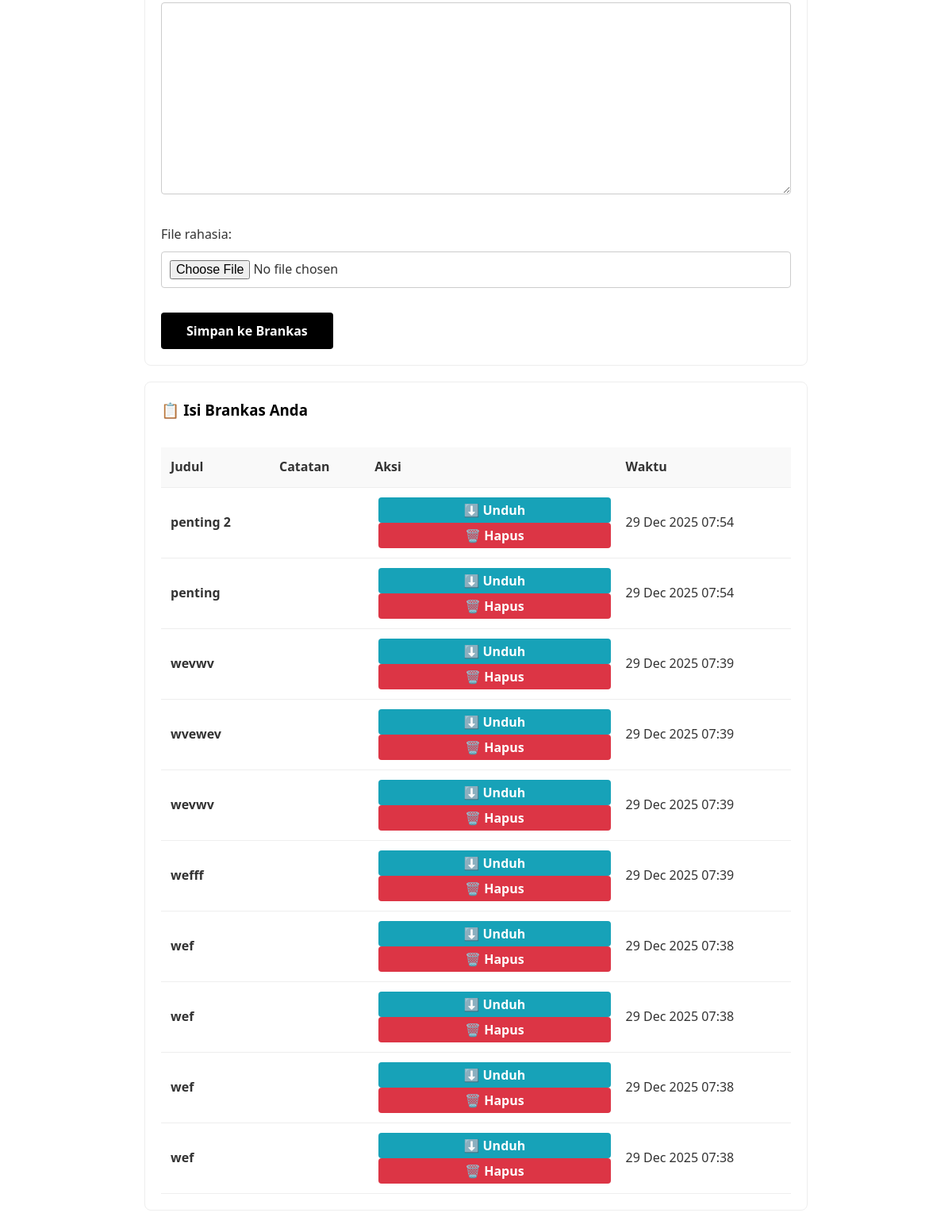
Before: /dashboard/ (signed in, lower part) with the older database file.
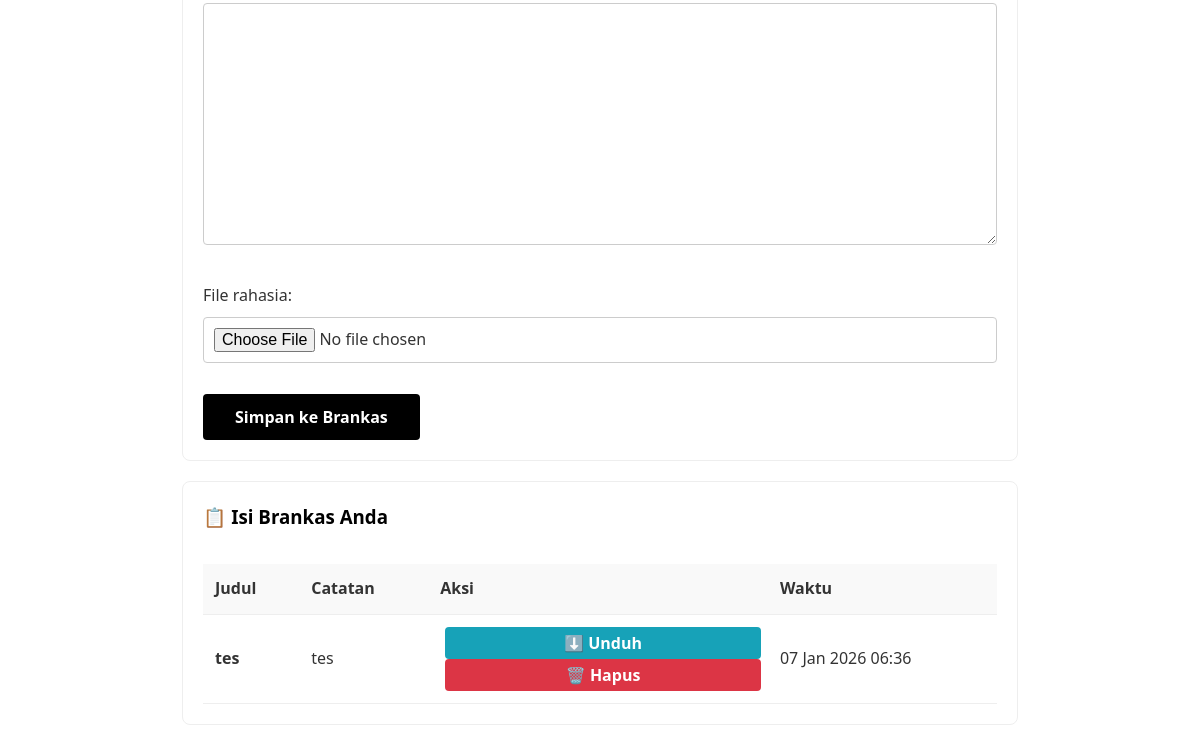
After: the same page with the newer database file.
### posts/models.py (models this page shows, shortened)
class Brankas(models.Model):
    user = models.ForeignKey(User, on_delete=models.CASCADE)
    judul = models.CharField(max_length=200)
    catatan = models.TextField(blank=True, null=True)
    file_rahasia = models.FileField(
        upload_to=user_dir,
        validators=[validasi_file],
        blank=True, null=True
        )
    waktu_dibuat = models.DateTimeField(auto_now_add=True)

### posts/views.py (the view)
# urls.py: path('dashboard/', views.dashboard_view, name="dashboard"),
@never_cache
@login_required(login_url='login')
def dashboard_view(request):
    if request.method == "POST":
        form = BrankasForm(request.POST, request.FILES)
        if form.is_valid():
            brankas_baru=form.save(commit=False)
            brankas_baru.user=request.user
            brankas_baru.save()
            messages.success(request, "Data berhasil di simpan")
            return redirect('dashboard')
        else :
            messages.error(request, "Gagal Upload, Periksa Format anda")
    else :
        form = BrankasForm()
    data_brankas = Brankas.objects.filter(user=request.user).order_by('-waktu_dibuat')[:10]
    context = {
        'form' : form,
        "files" : data_brankas
    }
    return render(request, 'dashboard.html', context)

### posts/forms.py (shortened to what this page needs)
class BrankasForm(forms.ModelForm):
    class Meta:
        model = Brankas
        fields = ['judul', 'catatan', 'file_rahasia']

### templates/dashboard.html (shortened to what this page needs)
{% extends 'layout.html' %}
{% block content %}
<div>
    <div class="dashboard-card">
        <form method="post" enctype="multipart/form-data">
            {{ form.as_p }}
            <button type="submit" style="width: auto; padding-left: 2rem; padding-right: 2rem;">
                Simpan ke Brankas
            </button>
        </form>
    </div>
    <div class="dashboard-card">
        <h3>📋 Isi Brankas Anda</h3>
        {% if files %}
            <div style="overflow-x: auto;">
                <table>
                    <thead>
                        <tr>
                            <th>Judul</th>
                            <th>Catatan</th>
                            <th>Aksi</th>
                            <th>Waktu</th>
                        </tr>
                    </thead>
                    <tbody>
                        {% for item in files %}
                        <tr>
                            <td><strong>{{ item.judul }}</strong></td>
                            <td style="max-width: 200px; white-space: nowrap; overflow: hidden; text-overflow: ellipsis;">
                                {{ item.catatan }}
                            </td>
                            <td>
                                <a href="{% url 'download_brankas' item.id %}" style="text-decoration: none;">
                                    <button style="background-color: #17a2b8; color: white; border: none; padding: 5px 10px; cursor: pointer; margin-left: 5px; border-radius: 4px;">
                                        ⬇️ Unduh
                                    </button>
                                </a>
                                <button onclick="bukaModal('{{ item.id }}', '{{ item.judul|escapejs }}')"
                                        style="background-color: #dc3545; color: white; border: none; padding: 5px 10px; cursor: pointer; margin-left: 5px; border-radius: 4px;">
                                    🗑️ Hapus
                                </button>
                            </td>
                            <td>{{ item.waktu_dibuat|date:"d M Y H:i" }}</td>
                        </tr>
                        {% endfor %}
                    </tbody>
                </table>
            </div>
        {% else %}
            <p class="text-center" style="margin-top: 20px;">
                <em>Brankas Anda masih kosong. Silakan upload data baru pada formulir di atas.</em>
            </p>
        {% endif %}
    </div>
</div>
{% endblock %}

Changed rows visible on the page:
removed Brankas: judul "penting 2", waktu_dibuat "29 Dec 2025 07:54"
removed Brankas: judul "penting", waktu_dibuat "29 Dec 2025 07:54"
removed Brankas: judul "wevwv", waktu_dibuat "29 Dec 2025 07:39"
removed Brankas: judul "wvewev", waktu_dibuat "29 Dec 2025 07:39"
removed Brankas: judul "wevwv", waktu_dibuat "29 Dec 2025 07:39"
removed Brankas: judul "wefff", waktu_dibuat "29 Dec 2025 07:39"
removed Brankas: judul "wef", waktu_dibuat "29 Dec 2025 07:38"
removed Brankas: judul "wef", waktu_dibuat "29 Dec 2025 07:38"
removed Brankas: judul "wef", waktu_dibuat "29 Dec 2025 07:38"
removed Brankas: judul "wef", waktu_dibuat "29 Dec 2025 07:38"
added Brankas: judul "tes", catatan "tes", waktu_dibuat "07 Jan 2026 06:36"
